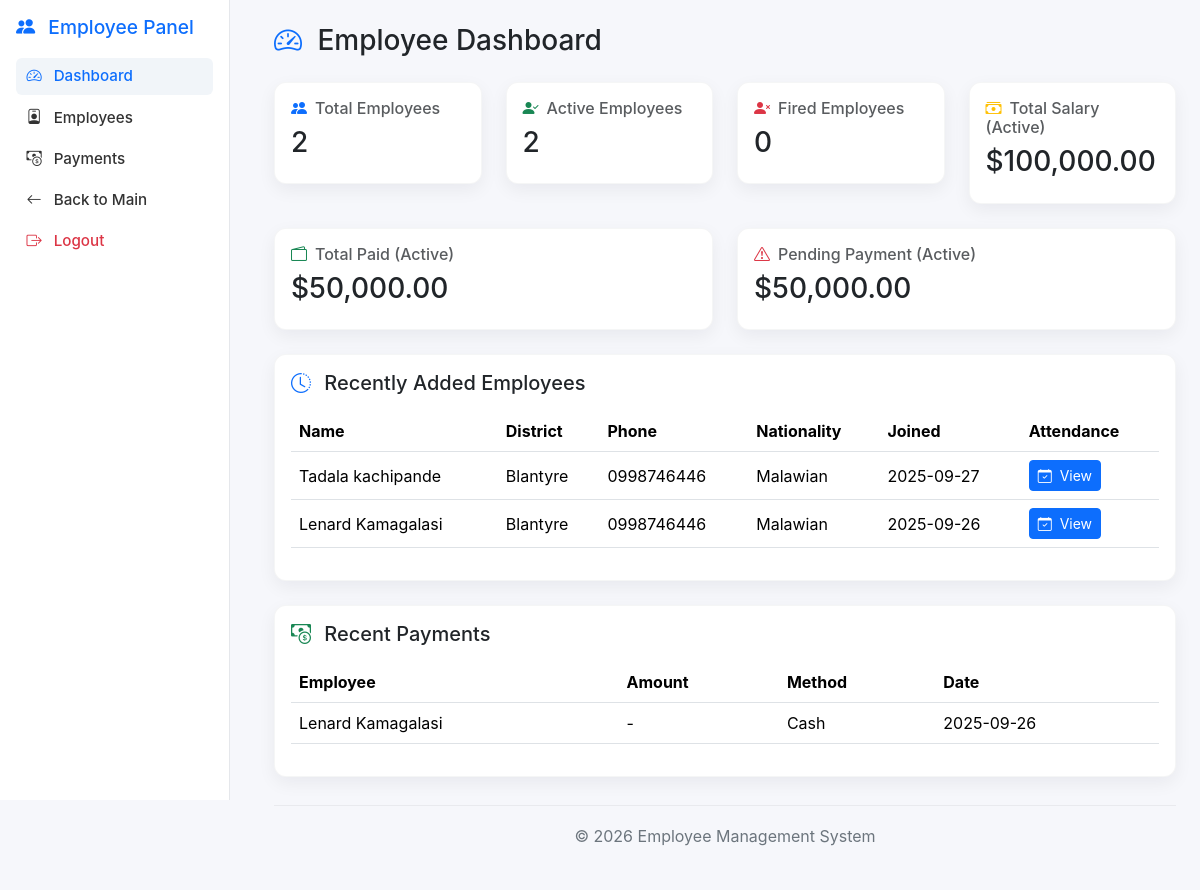
The page /goal_project_app/employees/dashboard.php (signed in) on the database its author committed.
### tables this page shows
CREATE TABLE `employees` (
  `id` int(11) NOT NULL,
  `employee_id` varchar(50) NOT NULL,
  `full_name` varchar(150) NOT NULL,
  `village` varchar(100) DEFAULT NULL,
  `ta` varchar(100) DEFAULT NULL,
  `gvh` varchar(100) DEFAULT NULL,
  `district` varchar(100) DEFAULT NULL,
  `tribe` varchar(100) DEFAULT NULL,
  `current_town` varchar(100) DEFAULT NULL,
  `dob` date DEFAULT NULL,
  `nid` varchar(50) DEFAULT NULL,
  `phone` varchar(20) DEFAULT NULL,
  `nationality` varchar(50) DEFAULT NULL,
  `photo` varchar(255) DEFAULT NULL,
  `marital_status` enum('Single','Married','Divorced','Widowed') DEFAULT 'Single',
  `sex` enum('Male','Female','Other') NOT NULL,
  `salary` decimal(12,2) DEFAULT 0.00,
  `category_id` int(11) DEFAULT NULL,
  `status` enum('Active','Inactive') DEFAULT 'Active',
  `created_at` timestamp NOT NULL DEFAULT current_timestamp(),
  `updated_at` timestamp NOT NULL DEFAULT current_timestamp() ON UPDATE current_timestamp()
);

CREATE TABLE `employee_payments` (
  `id` int(11) NOT NULL,
  `employee_id` int(11) NOT NULL,
  `amount` decimal(12,2) NOT NULL,
  `payment_date` date NOT NULL,
  `method_id` int(11) NOT NULL,
  `notes` varchar(255) DEFAULT NULL,
  `created_at` timestamp NOT NULL DEFAULT current_timestamp(),
  `allowance` decimal(12,2) DEFAULT 0.00,
  `total_payment` decimal(12,2) DEFAULT 0.00
);

CREATE TABLE `payment_methods` (
  `id` int(11) NOT NULL,
  `name` varchar(50) NOT NULL,
  `details` text DEFAULT NULL,
  `created_at` timestamp NOT NULL DEFAULT current_timestamp()
);

### goal_project_app/employees/dashboard.php (the view, shortened to what this page needs)
<?php
require_once __DIR__ . '/../config/db.php';
try {
    $stmt = $pdo->query("SELECT IFNULL(SUM(salary),0) FROM employees WHERE status = 'active'");
    $totalSalary = (float)$stmt->fetchColumn();
    $stmt = $pdo->query("
        SELECT IFNULL(SUM(p.amount),0)
        FROM employee_payments p
        INNER JOIN employees e ON p.employee_id = e.id
        WHERE e.status = 'active'
    ");
    $totalPaid = (float)$stmt->fetchColumn();
    $totalPending = $totalSalary - $totalPaid;
    $stmt = $pdo->query("SELECT COUNT(*) FROM employees");
    $totalEmployees = (int)$stmt->fetchColumn();
    $stmt = $pdo->query("SELECT COUNT(*) FROM employees WHERE status = 'active'");
    $activeEmployees = (int)$stmt->fetchColumn();
    $stmt = $pdo->query("SELECT COUNT(*) FROM employees WHERE status != 'active'");
    $firedEmployees = (int)$stmt->fetchColumn();
    $stmt = $pdo->query("SELECT * FROM employees ORDER BY created_at DESC LIMIT 5");
    $recentEmployees = $stmt->fetchAll(PDO::FETCH_ASSOC);
    $stmt = $pdo->query("
        SELECT p.*, e.full_name, m.name AS method_name
        FROM employee_payments p
        LEFT JOIN employees e ON p.employee_id = e.id
        LEFT JOIN payment_methods m ON p.method_id = m.id
        ORDER BY p.payment_date DESC
        LIMIT 5
    ");
    $recentPayments = $stmt->fetchAll(PDO::FETCH_ASSOC);
} catch (PDOException $e) {
    $totalSalary = $totalPaid = $totalPending = $totalEmployees = $activeEmployees = $firedEmployees = 0;
    $recentEmployees = $recentPayments = [];
}
?>
<!DOCTYPE html>
<html lang="en">
<head>
<link href="https://cdn.jsdelivr.net/npm/bootstrap@5.3.2/dist/css/bootstrap.min.css" rel="stylesheet">
<link href="https://cdn.jsdelivr.net/npm/bootstrap-icons/font/bootstrap-icons.css" rel="stylesheet">
</head>
<body>
<aside class="sidebar d-flex flex-column">
<h4><i class="bi bi-people-fill me-2"></i> Employee Panel</h4>
<nav class="nav flex-column">
<a class="nav-link active" href="dashboard.php"><i class="bi bi-speedometer2 me-2"></i> Dashboard</a>
<a class="nav-link" data-bs-toggle="collapse" href="#employeeMenu" role="button" aria-expanded="false">
<i class="bi bi-person-badge me-2"></i> Employees
</a>
<a class="nav-link" data-bs-toggle="collapse" href="#paymentMenu" role="button" aria-expanded="false">
<i class="bi bi-cash-coin me-2"></i> Payments
</a>
<a class="nav-link" href="../index.php"><i class="bi bi-arrow-left me-2"></i> Back to Main</a>
<a class="nav-link text-danger mt-auto" href="../logout.php"><i class="bi bi-box-arrow-right me-2"></i> Logout</a>
</nav>
</aside>
<main class="content">
<h3 class="mb-4"><i class="bi bi-speedometer2 me-2 text-primary"></i> Employee Dashboard</h3>
<div class="row g-4 mb-4">
<div class="col-md-3">
<div class="card card-modern p-3">
<h6 class="text-muted"><i class="bi bi-people-fill me-2 text-primary"></i>Total Employees</h6>
<h3><?= $totalEmployees ?></h3>
</div>
</div>
<div class="col-md-3">
<div class="card card-modern p-3">
<h6 class="text-muted"><i class="bi bi-person-check-fill me-2 text-success"></i>Active Employees</h6>
<h3><?= $activeEmployees ?></h3>
</div>
</div>
<div class="col-md-3">
<div class="card card-modern p-3">
<h6 class="text-muted"><i class="bi bi-person-x-fill me-2 text-danger"></i>Fired Employees</h6>
<h3><?= $firedEmployees ?></h3>
</div>
</div>
<div class="col-md-3">
<div class="card card-modern p-3">
<h6 class="text-muted"><i class="bi bi-cash-stack me-2 text-warning"></i>Total Salary (Active)</h6>
<h3>$<?= number_format($totalSalary,2) ?></h3>
</div>
</div>
</div>
<div class="row g-4 mb-4">
<div class="col-md-6">
<div class="card card-modern p-3">
<h6 class="text-muted"><i class="bi bi-wallet2 me-2 text-success"></i>Total Paid (Active)</h6>
<h3>$<?= number_format($totalPaid,2) ?></h3>
</div>
</div>
<div class="col-md-6">
<div class="card card-modern p-3">
<h6 class="text-muted"><i class="bi bi-exclamation-triangle me-2 text-danger"></i>Pending Payment (Active)</h6>
<h3>$<?= number_format($totalPending,2) ?></h3>
</div>
</div>
</div>
<div class="card card-modern p-3 mb-4">
<h5 class="mb-3"><i class="bi bi-clock-history me-2 text-primary"></i> Recently Added Employees</h5>
<?php if(!empty($recentEmployees)): ?>
<div class="table-responsive">
<table class="table table-hover align-middle">
<thead>
<tr>
<th>Name</th>
<th>District</th>
<th>Phone</th>
<th>Nationality</th>
<th>Joined</th>
<th>Attendance</th>
</tr>
</thead>
<tbody>
<?php foreach($recentEmployees as $emp): ?>
<tr>
<td><?= htmlspecialchars($emp['full_name']) ?></td>
<td><?= htmlspecialchars($emp['district']) ?></td>
<td><?= htmlspecialchars($emp['phone']) ?></td>
<td><?= htmlspecialchars($emp['nationality']) ?></td>
<td><?= htmlspecialchars(date("Y-m-d", strtotime($emp['created_at']))) ?></td>
<td>
<a class="btn btn-sm btn-primary" href="employee_attendance.php?id=<?= $emp['id'] ?>">
<i class="bi bi-calendar-check me-1"></i> View
</a>
</td>
</tr>
<?php endforeach; ?>
</tbody>
</table>
</div>
<?php else: ?>
<p class="text-muted mb-0">No employees added yet.</p>
<?php endif; ?>
</div>
<div class="card card-modern p-3 mb-4">
<h5 class="mb-3"><i class="bi bi-cash-coin me-2 text-success"></i> Recent Payments</h5>
<?php if(!empty($recentPayments)): ?>
<div class="table-responsive">
<table class="table table-hover align-middle">
<thead>
<tr>
<th>Employee</th>
<th>Amount</th>
<th>Method</th>
<th>Date</th>
</tr>
</thead>
<tbody>
<?php foreach($recentPayments as $pay): ?>
<tr>
<td><?= htmlspecialchars($pay['full_name']) ?></td>
<td>
<?php
$stmt = $pdo->prepare("SELECT status FROM employees WHERE id = ?");
$stmt->execute([$pay['employee_id']]);
$status = $stmt->fetchColumn();
echo ($status === 'active') ? '$'.number_format($pay['amount'],2) : '-';
?>
</td>
<td><?= htmlspecialchars($pay['method_name'] ?? '-') ?></td>
<td><?= htmlspecialchars(date("Y-m-d", strtotime($pay['payment_date']))) ?></td>
</tr>
<?php endforeach; ?>
</tbody>
</table>
</div>
<?php else: ?>
<p class="text-muted mb-0">No payments recorded yet.</p>
<?php endif; ?>
</div>
<div class="footer">&copy; <?= date('Y') ?> Employee Management System</div>
</main>
</body>
</html>

### goal_project_app/employees/dashboard.php (style rules this page uses)
body { background:#f6f7fb; font-family: Inter, system-ui, -apple-system, Segoe UI, Roboto, sans-serif; }
.sidebar { width:230px; min-height:100vh; background:#fff; border-right:1px solid #e5e7eb; padding:1rem; position:fixed; top:0; left:0; }
.sidebar h4 { color:#0d6efd; margin-bottom:1.2rem; font-size:1.2rem; }
.sidebar .nav-link { color:#333; border-radius:6px; padding:.45rem .65rem; font-weight:500; font-size:0.95rem; margin-bottom:4px; }
.sidebar .nav-link.active, .sidebar .nav-link:hover { color:#0d6efd; background:#f1f5f9; }
.content { margin-left:250px; padding:24px; }
.card-modern { border-radius:12px; box-shadow:0 6px 18px rgba(16,24,40,0.06); border:1px solid rgba(16,24,40,0.04); }
.footer { text-align:center; color:#6c757d; padding:18px 0; margin-top:28px; border-top:1px solid rgba(16,24,40,0.06); }

### rows shown on the page
employees: full_name "Tadala kachipande", district "Blantyre", phone "0998746446", nationality "Malawian", created_at "2025-09-27"
employees: full_name "Lenard Kamagalasi", district "Blantyre", phone "0998746446", nationality "Malawian", created_at "2025-09-26"
employee_payments: employee.full_name "Lenard Kamagalasi", method.name "Cash", payment_date "2025-09-26"

### other values the page prints
$totalEmployees "2"
$activeEmployees "2"
$firedEmployees "0"
$totalSalary "100,000.00"
$totalPaid "50,000.00"
$totalPending "50,000.00"
